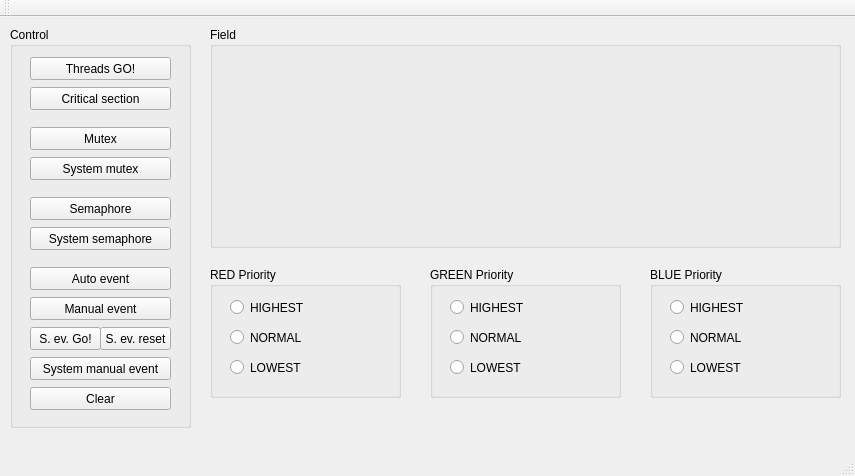
<?xml version="1.0" encoding="UTF-8"?>
<ui version="4.0">
 <class>MainWindow</class>
 <widget class="QMainWindow" name="MainWindow">
  <property name="geometry">
   <rect>
    <x>0</x>
    <y>0</y>
    <width>855</width>
    <height>476</height>
   </rect>
  </property>
  <property name="windowTitle">
   <string>Threads</string>
  </property>
  <widget class="QWidget" name="centralWidget">
   <widget class="QGroupBox" name="groupBoxControl">
    <property name="geometry">
     <rect>
      <x>10</x>
      <y>10</y>
      <width>181</width>
      <height>401</height>
     </rect>
    </property>
    <property name="title">
     <string>Control</string>
    </property>
    <widget class="QPushButton" name="pushButtonThreadsGo">
     <property name="geometry">
      <rect>
       <x>20</x>
       <y>30</y>
       <width>141</width>
       <height>23</height>
      </rect>
     </property>
     <property name="text">
      <string>Threads GO!</string>
     </property>
    </widget>
    <widget class="QPushButton" name="pushButtonCriticalSection">
     <property name="geometry">
      <rect>
       <x>20</x>
       <y>60</y>
       <width>141</width>
       <height>23</height>
      </rect>
     </property>
     <property name="text">
      <string>Critical section</string>
     </property>
    </widget>
    <widget class="QPushButton" name="pushButtonMutex">
     <property name="geometry">
      <rect>
       <x>20</x>
       <y>100</y>
       <width>141</width>
       <height>23</height>
      </rect>
     </property>
     <property name="text">
      <string>Mutex</string>
     </property>
    </widget>
    <widget class="QPushButton" name="pushButtonSemaphore">
     <property name="geometry">
      <rect>
       <x>20</x>
       <y>170</y>
       <width>141</width>
       <height>23</height>
      </rect>
     </property>
     <property name="text">
      <string>Semaphore</string>
     </property>
    </widget>
    <widget class="QPushButton" name="pushButtonSystemSemaphore">
     <property name="geometry">
      <rect>
       <x>20</x>
       <y>200</y>
       <width>141</width>
       <height>23</height>
      </rect>
     </property>
     <property name="text">
      <string>System semaphore</string>
     </property>
    </widget>
    <widget class="QPushButton" name="pushButtonClear">
     <property name="geometry">
      <rect>
       <x>20</x>
       <y>360</y>
       <width>141</width>
       <height>23</height>
      </rect>
     </property>
     <property name="text">
      <string>Clear</string>
     </property>
    </widget>
    <widget class="QPushButton" name="pushButtonSystemMutex">
     <property name="geometry">
      <rect>
       <x>20</x>
       <y>130</y>
       <width>141</width>
       <height>23</height>
      </rect>
     </property>
     <property name="text">
      <string>System mutex</string>
     </property>
    </widget>
    <widget class="QPushButton" name="pushButtonAutoEvent">
     <property name="geometry">
      <rect>
       <x>20</x>
       <y>240</y>
       <width>141</width>
       <height>23</height>
      </rect>
     </property>
     <property name="text">
      <string>Auto event</string>
     </property>
    </widget>
    <widget class="QPushButton" name="pushButtonManualEvent">
     <property name="geometry">
      <rect>
       <x>20</x>
       <y>270</y>
       <width>141</width>
       <height>23</height>
      </rect>
     </property>
     <property name="text">
      <string>Manual event</string>
     </property>
    </widget>
    <widget class="QPushButton" name="pushButtonManualEventGo">
     <property name="geometry">
      <rect>
       <x>20</x>
       <y>300</y>
       <width>71</width>
       <height>23</height>
      </rect>
     </property>
     <property name="text">
      <string>S. ev. Go!</string>
     </property>
    </widget>
    <widget class="QPushButton" name="pushButtonManualEventReset">
     <property name="geometry">
      <rect>
       <x>90</x>
       <y>300</y>
       <width>71</width>
       <height>23</height>
      </rect>
     </property>
     <property name="text">
      <string>S. ev. reset</string>
     </property>
    </widget>
    <widget class="QPushButton" name="pushButtonSystemManualEvent">
     <property name="geometry">
      <rect>
       <x>20</x>
       <y>330</y>
       <width>141</width>
       <height>23</height>
      </rect>
     </property>
     <property name="text">
      <string>System manual event</string>
     </property>
    </widget>
   </widget>
   <widget class="QGroupBox" name="groupBoxField">
    <property name="geometry">
     <rect>
      <x>210</x>
      <y>10</y>
      <width>631</width>
      <height>221</height>
     </rect>
    </property>
    <property name="title">
     <string>Field</string>
    </property>
    <widget class="MyDemoWidget" name="widgetField" native="true">
     <property name="geometry">
      <rect>
       <x>20</x>
       <y>30</y>
       <width>591</width>
       <height>171</height>
      </rect>
     </property>
    </widget>
   </widget>
   <widget class="QGroupBox" name="groupBoxRedPriority">
    <property name="geometry">
     <rect>
      <x>210</x>
      <y>250</y>
      <width>191</width>
      <height>131</height>
     </rect>
    </property>
    <property name="title">
     <string>RED Priority</string>
    </property>
    <widget class="QRadioButton" name="radioButtonRedHigh">
     <property name="geometry">
      <rect>
       <x>20</x>
       <y>30</y>
       <width>91</width>
       <height>21</height>
      </rect>
     </property>
     <property name="text">
      <string>HIGHEST</string>
     </property>
    </widget>
    <widget class="QRadioButton" name="radioButtonRedNormal">
     <property name="geometry">
      <rect>
       <x>20</x>
       <y>60</y>
       <width>91</width>
       <height>21</height>
      </rect>
     </property>
     <property name="text">
      <string>NORMAL</string>
     </property>
    </widget>
    <widget class="QRadioButton" name="radioButtonRedLow">
     <property name="geometry">
      <rect>
       <x>20</x>
       <y>90</y>
       <width>91</width>
       <height>21</height>
      </rect>
     </property>
     <property name="text">
      <string>LOWEST</string>
     </property>
    </widget>
   </widget>
   <widget class="QGroupBox" name="groupBoxGreenPriority">
    <property name="geometry">
     <rect>
      <x>430</x>
      <y>250</y>
      <width>191</width>
      <height>131</height>
     </rect>
    </property>
    <property name="title">
     <string>GREEN Priority</string>
    </property>
    <widget class="QRadioButton" name="radioButtonGreenHigh">
     <property name="geometry">
      <rect>
       <x>20</x>
       <y>30</y>
       <width>91</width>
       <height>21</height>
      </rect>
     </property>
     <property name="text">
      <string>HIGHEST</string>
     </property>
    </widget>
    <widget class="QRadioButton" name="radioButtonGreenNormal">
     <property name="geometry">
      <rect>
       <x>20</x>
       <y>60</y>
       <width>91</width>
       <height>21</height>
      </rect>
     </property>
     <property name="text">
      <string>NORMAL</string>
     </property>
    </widget>
    <widget class="QRadioButton" name="radioButtonGreenLow">
     <property name="geometry">
      <rect>
       <x>20</x>
       <y>90</y>
       <width>91</width>
       <height>21</height>
      </rect>
     </property>
     <property name="text">
      <string>LOWEST</string>
     </property>
    </widget>
   </widget>
   <widget class="QGroupBox" name="groupBoxBluePriority">
    <property name="geometry">
     <rect>
      <x>650</x>
      <y>250</y>
      <width>191</width>
      <height>131</height>
     </rect>
    </property>
    <property name="title">
     <string>BLUE Priority</string>
    </property>
    <widget class="QRadioButton" name="radioButtonBlueHigh">
     <property name="geometry">
      <rect>
       <x>20</x>
       <y>30</y>
       <width>91</width>
       <height>21</height>
      </rect>
     </property>
     <property name="text">
      <string>HIGHEST</string>
     </property>
    </widget>
    <widget class="QRadioButton" name="radioButtonBlueNormal">
     <property name="geometry">
      <rect>
       <x>20</x>
       <y>60</y>
       <width>91</width>
       <height>21</height>
      </rect>
     </property>
     <property name="text">
      <string>NORMAL</string>
     </property>
    </widget>
    <widget class="QRadioButton" name="radioButtonBlueLow">
     <property name="geometry">
      <rect>
       <x>20</x>
       <y>90</y>
       <width>91</width>
       <height>21</height>
      </rect>
     </property>
     <property name="text">
      <string>LOWEST</string>
     </property>
    </widget>
   </widget>
  </widget>
  <widget class="QMenuBar" name="menuBar">
   <property name="geometry">
    <rect>
     <x>0</x>
     <y>0</y>
     <width>855</width>
     <height>21</height>
    </rect>
   </property>
  </widget>
  <widget class="QToolBar" name="mainToolBar">
   <attribute name="toolBarArea">
    <enum>TopToolBarArea</enum>
   </attribute>
   <attribute name="toolBarBreak">
    <bool>false</bool>
   </attribute>
  </widget>
  <widget class="QStatusBar" name="statusBar"/>
 </widget>
 <layoutdefault spacing="6" margin="11"/>
 <customwidgets>
  <customwidget>
   <class>MyDemoWidget</class>
   <extends>QWidget</extends>
   <header>mydemowidget.h</header>
   <container>1</container>
  </customwidget>
 </customwidgets>
 <resources/>
 <connections/>
</ui>
